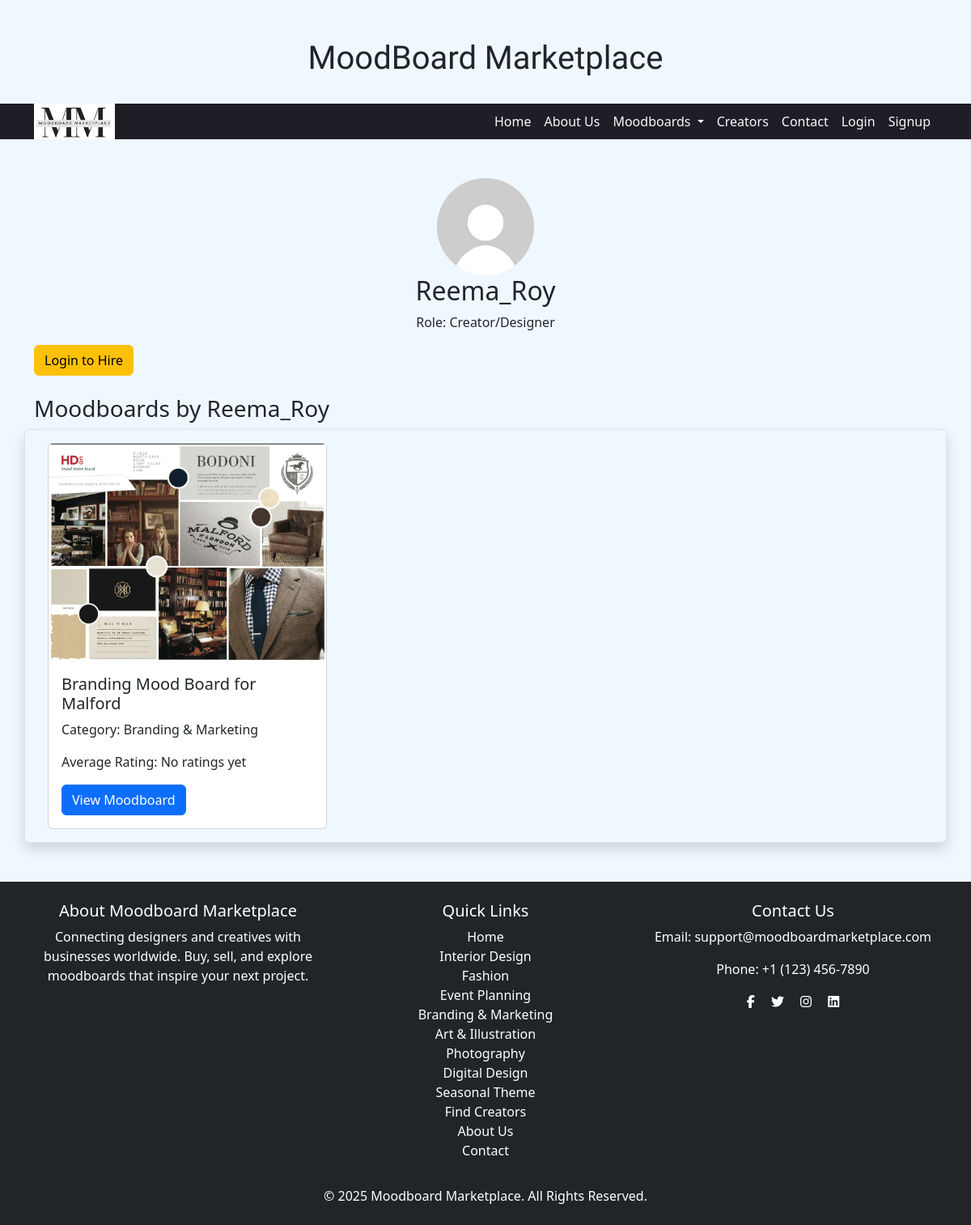
Page /moodboards/creator/3/ on the earlier database version.
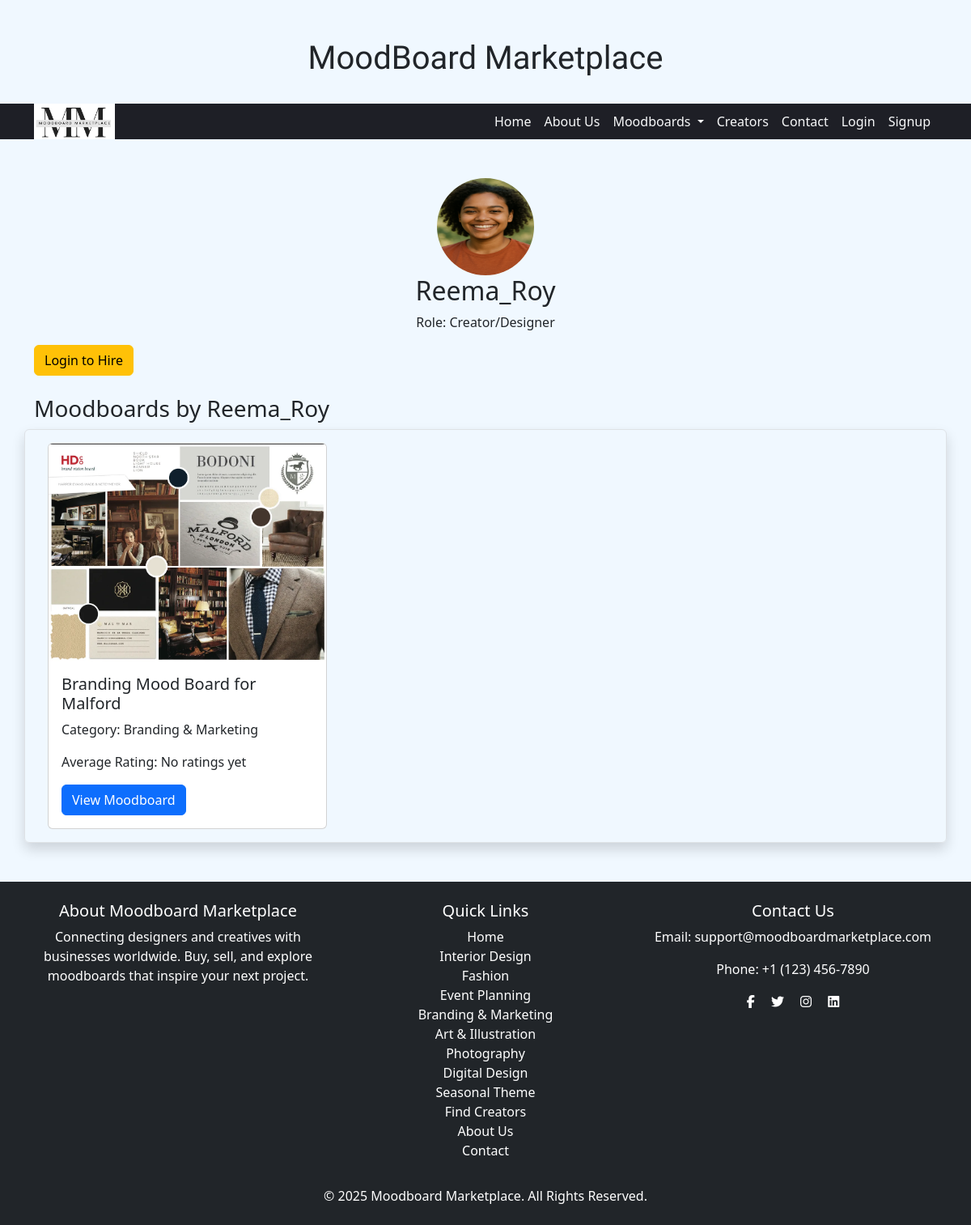
Same page on the later database version.
### moodboards/models.py (models this page shows, shortened)
class User(AbstractUser):
    ROLE_CHOICES = [
        ('creator', 'Creator/Designer'),
        ('buyer', 'Buyer'),
    ]
    Categories = [
    		('All','All'),
		('Seasonal Theme','Seasonal Theme'),
		('Digital Design','Digital Design'),
		('Photography','Photography'),
		('Art & Illustration','Art & Illustration'),
		('Branding & Marketing','Branding & Marketing'),
		('Event Planning','Event Planning'),
		('Fashion','Fashion'),
		('Interior Design','Interior Design'),
	]
    email = models.EmailField(unique=True)
    role = models.CharField(max_length=10, choices=ROLE_CHOICES, default='buyer')
    profile_image = models.ImageField(upload_to='profile_images/', default='profile_images/default.jpeg', blank=True)
    speciality = models.CharField(max_length=30, choices=Categories, default='All')

### moodboards/views.py (the view)
# urls.py: path('moodboards/creator/<int:creator_id>/', creator_profile, name='creator_profile'),
def creator_profile(request, creator_id):
	buyer = request.user if request.user.is_authenticated else None
	creator = User.objects.get(id=creator_id, role='creator')
	moodboards = Moodboard.objects.filter(creator=creator).annotate(avg_rating=Avg('review__rating')).order_by('-avg_rating')
	is_logged_in = request.user.is_authenticated
	return render(request, 'moodboards/creator_profile.html', {'creator': creator, 'moodboards': moodboards,'is_logged_in': is_logged_in,'buyer':buyer})

### moodboards/context_processors.py (called while the page is built)
def categories_context(request):
    return {
        'categories': Category.objects.all()  # Fetch all categories globally
    }

### moodboards/models.py (called while the page is built)
	def __str__(self):
		return self.name

### templates/moodboards/creator_profile.html (shortened to what this page needs)
{% extends 'moodboards/base.html' %}
{% block content %}
<div class="container mt-5 mb-5">
    <div class="text-center">
        <img src="{{ creator.profile_image.url }}" alt="{{ creator.username }}" class="rounded-circle" width="120" height="120">
        <h2>{{ creator.username }}</h2>
        <p>Role: {{ creator.get_role_display }}</p>
    </div>
   {% if is_logged_in %}
    <a href="{% url 'hire_designer' creator.id %}" class="btn btn-primary">Hire Me</a>
{% else %}
    <a href="{% url 'login' %}" class="btn btn-warning">Login to Hire</a>
{% endif %}
    <h3 class="mt-4">Moodboards by {{ creator.username }}</h3>
    <div class="row  border rounded shadow p-3">
        {% for moodboard in moodboards %}
            <div class="col-md-4">
                <div class="card">
                    <img src="{{ moodboard.image.url }}" class="card-img-top" alt="{{ moodboard.title }}">
                    <div class="card-body">
                        <h5 class="card-title">{{ moodboard.title }}</h5>
                        <p class="card-text">Category: {{ moodboard.category }}</p>
                        <p class="card-text">Average Rating: {{ moodboard.average_rating|default:"No ratings yet" }}</p>
                        <a href="{% url 'moodboard_details' moodboard.category.id|default:0 moodboard.id %}" class="btn btn-primary">View Moodboard</a>
                    </div>
                </div>
            </div>
        {% empty %}
            <p>No moodboards created yet.</p>
        {% endfor %}
    </div>
</div>
{% endblock %}

Differences in the rows shown:
changed User "Reema_Roy": profile_image: picture added in place of a placeholder
